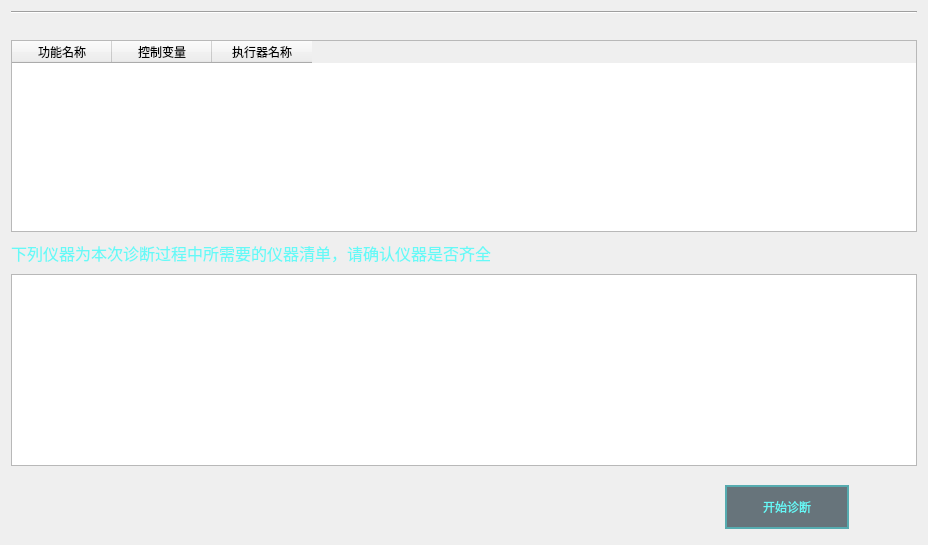
          <widget class="QWidget" name="page_main_select_model">
           <property name="font">
            <font>
             <pointsize>9</pointsize>
            </font>
           </property>
           <property name="styleSheet">
            <string notr="true">#page_main_select_model{background-color: rgba(19, 67, 79, 1);
    border-color: rgba(19, 67, 79, 1);
    border: 2px solid rgba(61, 255, 255,0.4);
    margin: 2px;}

QGroupBox{
	background-color: rgba(16, 57, 70, 1);
	border: 0px solid rgb(111, 255, 255);
	margin-top:3.3ex;
	color: rgba(102, 249, 247, 1);
	font: 12pt &quot;微软雅黑&quot;;
}

QGroupBox::title{
	subcontrol-origin: margin;
	subcontrol-position: top center;
	background-color: rgba(19, 67, 79, 1);
	padding: 7 10000px;
}

QLineEdit{
	background-color: rgba(255, 255, 255,0.2);
	border-width:0;
	border-style:outset;
	color: rgba(102, 249, 247, 1);
	font: 12pt &quot;微软雅黑&quot;;
}

QLabel{
	color: rgba(102, 249, 247, 1);
	font: 12pt &quot;微软雅黑&quot;;
}

QRadioButton{
	color: rgba(102, 249, 247, 1);
	font: 12pt &quot;微软雅黑&quot;;
}

QRadioButton::indicator{
	border-color: rgba(255, 255, 255,0);
	background:transparent;
}


QRadioButton::indicator:checked{
	border-image:url(:/widget/images/green.png)
}

QRadioButton::indicator:unchecked{
	border-image:url(:/widget/images/unchecked.png)
}

QToolButton{
	border: 2px solid rgba(61, 255, 255,0.4);
	background-color: rgba(12, 34, 45, 0.6);
	font: 10pt &quot;微软雅黑&quot;;
	color: rgba(102, 249, 247, 1);
	text-align：center;
}

QToolButton::disabled{
	border: 0px;
	color: rgba(102, 249, 247, 0.3);
	text-align：center;
}

QToolButton::pressed{
	border: 2px solid rgba(61, 255, 255,0.8);
	background-color: rgba(12, 34, 45, 1);
	font: 12pt &quot;微软雅黑&quot;;
}

QToolButton::hover{
	border: 2.5px solid rgba(61, 255, 255,0.8);
	background-color: rgba(12, 34, 45, 0.6);
	font: 75 12pt &quot;微软雅黑&quot;;
}

QDoubleSpinBox{
	border: 0px solid rgba(61, 255, 255,0.4);
	background-color: rgba(255, 255, 255, 0.2);
	font: 12pt &quot;Times New Roman&quot;;
	color: rgba(102, 249, 247, 1);
	text-align：center;
	padding-left:10px;
}</string>
           </property>
           <layout class="QVBoxLayout" name="verticalLayout_19">
            <item>
             <widget class="Line" name="line_select_known_test_8">
              <property name="orientation">
               <enum>Qt::Horizontal</enum>
              </property>
             </widget>
            </item>
            <item>
             <spacer name="horizontalSpacer_26">
              <property name="orientation">
               <enum>Qt::Horizontal</enum>
              </property>
              <property name="sizeHint" stdset="0">
               <size>
                <width>906</width>
                <height>20</height>
               </size>
              </property>
             </spacer>
            </item>
            <item>
             <widget class="QTableWidget" name="tableWidget_function_select">
              <property name="minimumSize">
               <size>
                <width>0</width>
                <height>0</height>
               </size>
              </property>
              <property name="maximumSize">
               <size>
                <width>16777215</width>
                <height>200</height>
               </size>
              </property>
              <property name="font">
               <font>
                <family>微软雅黑</family>
                <pointsize>9</pointsize>
                <weight>9</weight>
                <italic>false</italic>
                <bold>false</bold>
               </font>
              </property>
              <property name="focusPolicy">
               <enum>Qt::StrongFocus</enum>
              </property>
              <property name="styleSheet">
               <string notr="true">QTableView{
    alternate-background-color: rgb(244, 248, 251);
    selection-background-color: rgb(241, 249, 226);
    selection-color: black;

}
QTableView::item:!alternate:!selected{
    background-color: rgb(255, 255, 255);
}</string>
              </property>
              <property name="editTriggers">
               <set>QAbstractItemView::NoEditTriggers</set>
              </property>
              <property name="tabKeyNavigation">
               <bool>false</bool>
              </property>
              <property name="selectionBehavior">
               <enum>QAbstractItemView::SelectRows</enum>
              </property>
              <property name="gridStyle">
               <enum>Qt::SolidLine</enum>
              </property>
              <property name="wordWrap">
               <bool>true</bool>
              </property>
              <attribute name="verticalHeaderVisible">
               <bool>false</bool>
              </attribute>
              <column>
               <property name="text">
                <string>功能名称</string>
               </property>
              </column>
              <column>
               <property name="text">
                <string>控制变量</string>
               </property>
              </column>
              <column>
               <property name="text">
                <string>执行器名称</string>
               </property>
              </column>
             </widget>
            </item>
            <item>
             <widget class="QLabel" name="label_tool_select_2">
              <property name="minimumSize">
               <size>
                <width>650</width>
                <height>30</height>
               </size>
              </property>
              <property name="maximumSize">
               <size>
                <width>6500</width>
                <height>30</height>
               </size>
              </property>
              <property name="font">
               <font>
                <family>微软雅黑</family>
                <pointsize>12</pointsize>
                <weight>50</weight>
                <italic>false</italic>
                <bold>false</bold>
               </font>
              </property>
              <property name="text">
               <string>下列仪器为本次诊断过程中所需要的仪器清单，请确认仪器是否齐全</string>
              </property>
             </widget>
            </item>
            <item>
             <widget class="QTableWidget" name="tableWidget_tool_select">
              <property name="editTriggers">
               <set>QAbstractItemView::NoEditTriggers</set>
              </property>
              <property name="selectionMode">
               <enum>QAbstractItemView::NoSelection</enum>
              </property>
              <property name="selectionBehavior">
               <enum>QAbstractItemView::SelectRows</enum>
              </property>
              <attribute name="horizontalHeaderVisible">
               <bool>false</bool>
              </attribute>
              <column>
               <property name="text">
                <string>名称</string>
               </property>
              </column>
             </widget>
            </item>
            <item>
             <widget class="QWidget" name="widget_model_select_2" native="true">
              <layout class="QHBoxLayout" name="horizontalLayout_14">
               <item>
                <spacer name="horizontalSpacer_83">
                 <property name="orientation">
                  <enum>Qt::Horizontal</enum>
                 </property>
                 <property name="sizeHint" stdset="0">
                  <size>
                   <width>28</width>
                   <height>20</height>
                  </size>
                 </property>
                </spacer>
               </item>
               <item>
                <spacer name="horizontalSpacer_80">
                 <property name="orientation">
                  <enum>Qt::Horizontal</enum>
                 </property>
                 <property name="sizeHint" stdset="0">
                  <size>
                   <width>35</width>
                   <height>20</height>
                  </size>
                 </property>
                </spacer>
               </item>
               <item>
                <spacer name="horizontalSpacer_84">
                 <property name="orientation">
                  <enum>Qt::Horizontal</enum>
                 </property>
                 <property name="sizeHint" stdset="0">
                  <size>
                   <width>17</width>
                   <height>20</height>
                  </size>
                 </property>
                </spacer>
               </item>
               <item>
                <spacer name="horizontalSpacer_133">
                 <property name="orientation">
                  <enum>Qt::Horizontal</enum>
                 </property>
                 <property name="sizeHint" stdset="0">
                  <size>
                   <width>35</width>
                   <height>20</height>
                  </size>
                 </property>
                </spacer>
               </item>
               <item>
                <spacer name="horizontalSpacer_146">
                 <property name="orientation">
                  <enum>Qt::Horizontal</enum>
                 </property>
                 <property name="sizeHint" stdset="0">
                  <size>
                   <width>34</width>
                   <height>20</height>
                  </size>
                 </property>
                </spacer>
               </item>
               <item>
                <spacer name="horizontalSpacer_147">
                 <property name="orientation">
                  <enum>Qt::Horizontal</enum>
                 </property>
                 <property name="sizeHint" stdset="0">
                  <size>
                   <width>35</width>
                   <height>20</height>
                  </size>
                 </property>
                </spacer>
               </item>
               <item>
                <spacer name="horizontalSpacer_148">
                 <property name="orientation">
                  <enum>Qt::Horizontal</enum>
                 </property>
                 <property name="sizeHint" stdset="0">
                  <size>
                   <width>54</width>
                   <height>20</height>
                  </size>
                 </property>
                </spacer>
               </item>
               <item>
                <spacer name="horizontalSpacer_149">
                 <property name="orientation">
                  <enum>Qt::Horizontal</enum>
                 </property>
                 <property name="sizeHint" stdset="0">
                  <size>
                   <width>53</width>
                   <height>20</height>
                  </size>
                 </property>
                </spacer>
               </item>
               <item>
                <spacer name="horizontalSpacer_150">
                 <property name="orientation">
                  <enum>Qt::Horizontal</enum>
                 </property>
                 <property name="sizeHint" stdset="0">
                  <size>
                   <width>44</width>
                   <height>20</height>
                  </size>
                 </property>
                </spacer>
               </item>
               <item>
                <spacer name="horizontalSpacer_151">
                 <property name="orientation">
                  <enum>Qt::Horizontal</enum>
                 </property>
                 <property name="sizeHint" stdset="0">
                  <size>
                   <width>39</width>
                   <height>20</height>
                  </size>
                 </property>
                </spacer>
               </item>
               <item>
                <spacer name="horizontalSpacer_152">
                 <property name="orientation">
                  <enum>Qt::Horizontal</enum>
                 </property>
                 <property name="sizeHint" stdset="0">
                  <size>
                   <width>17</width>
                   <height>20</height>
                  </size>
                 </property>
                </spacer>
               </item>
               <item>
                <spacer name="horizontalSpacer_153">
                 <property name="orientation">
                  <enum>Qt::Horizontal</enum>
                 </property>
                 <property name="sizeHint" stdset="0">
                  <size>
                   <width>34</width>
                   <height>20</height>
                  </size>
                 </property>
                </spacer>
               </item>
               <item>
                <widget class="QToolButton" name="toolButton_start_diagnosis">
                 <property name="minimumSize">
                  <size>
                   <width>124</width>
                   <height>44</height>
                  </size>
                 </property>
                 <property name="maximumSize">
                  <size>
                   <width>100</width>
                   <height>35</height>
                  </size>
                 </property>
                 <property name="styleSheet">
                  <string notr="true"/>
                 </property>
                 <property name="text">
                  <string>开始诊断</string>
                 </property>
                </widget>
               </item>
               <item>
                <spacer name="horizontalSpacer_154">
                 <property name="orientation">
                  <enum>Qt::Horizontal</enum>
                 </property>
                 <property name="sizeHint" stdset="0">
                  <size>
                   <width>40</width>
                   <height>20</height>
                  </size>
                 </property>
                </spacer>
               </item>
              </layout>
             </widget>
            </item>
           </layout>
          </widget>
